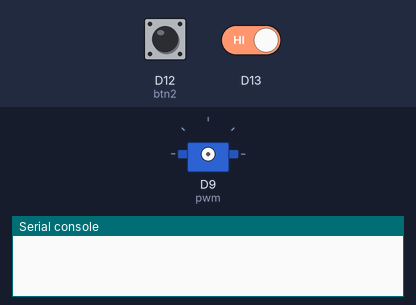
The program below on a simulated CircuitPython board. Shown: servo, the last lines printed to the serial console. Inputs (shaded band) come from the test bench; at power-on: D12 (btn2) HIGH.

Above: at 1.2 s.
1.3 s: D12 (btn2) pulled LOW for 0.15 s
At 2.6 s:
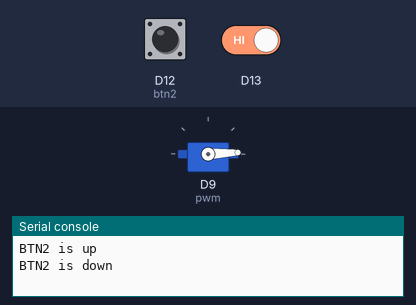
2.9 s: on-board LED held down
4.4 s: on-board LED released
At 5.5 s:
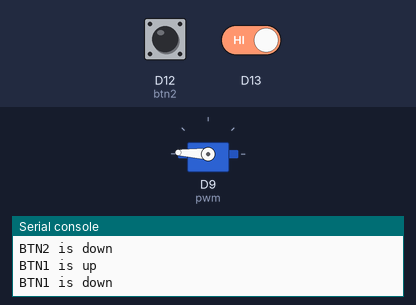
5.9 s: D12 (btn2) pulled LOW for 1 s
At 7.4 s:
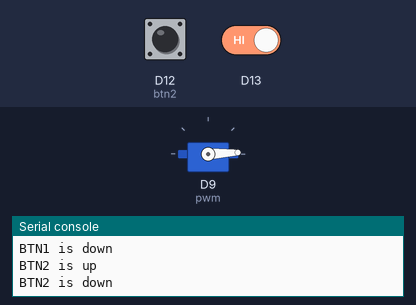
Timing chart, 0 to 8.9 s (numbered marks = the images above; inputs shaded):
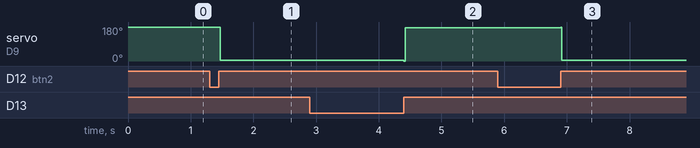

Measured:
- after the input at 1.3 s, servo on D9 (pwm): 180° → 3° after 0.17 s
- after the input at 4.4 s, servo on D9 (pwm): 3° → 177° at once
- after the input at 5.9 s, servo on D9 (pwm): 177° → 3° after 1.0 s

The program:

servo_button.py
```python
import board
from digitalio import DigitalInOut, Direction, Pull
import pwmio
from adafruit_motor import servo

pwm = pwmio.PWMOut(board.D9, duty_cycle=2 ** 15, frequency= 100)
my_servo = servo = servo.Servo(pwm, min_pulse=500, max_pulse=2600)
btn1 = DigitalInOut(board.D13) #links button 1 to board
btn2 = DigitalInOut(board.D12) #links button 2 to board
btn1.direction = Direction.INPUT #btn1 is input
btn1.pull = Pull.UP #recognize input when button is released
btn2.direction = Direction.INPUT
btn2.pull = Pull.UP

prev_state = btn1.value #previous state is btn1
prev_state2 = btn2.value
while True:
    cur_state = btn1.value #current state is btn1
    if cur_state != prev_state: #if cur_state is different than prev_state
        if not cur_state:
            print("BTN1 is up")
        else:
            print("BTN1 is down")
            for angle in range(0, 180, 3):
                 my_servo.angle = angle #servo moves 180 degrees in one direction

    prev_state = cur_state #sets prev_state to cur_state

    cur_state2 = btn2.value
    if cur_state2 != prev_state2:
        if not cur_state2:
            print("BTN2 is up")
        else:
            print("BTN2 is down")
            for angle in range(180, 0, -3):
                my_servo.angle = angle #servo moves 180 degrees in other direction

    prev_state2 = cur_state2
```
